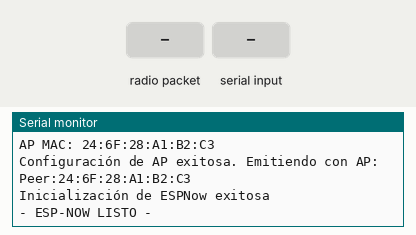
Recording of a sketch running on a simulated ESP32. On the bench: the last lines printed to the serial monitor. The inputs (shaded band) are chosen by the test bench.

Above: at 1.2 s.
1.3 s: radio packet "Peer" arrives
At 2.5 s:
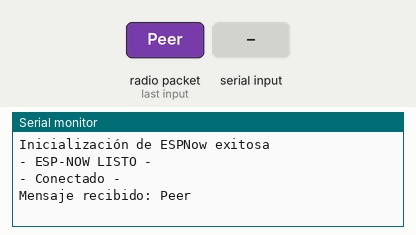
2.8 s: "Peer\n" received over Serial
At 3.3 s:
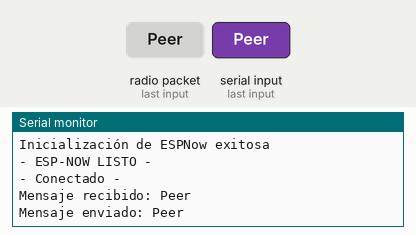
5.8 s: radio packet "0" arrives
At 7.0 s:
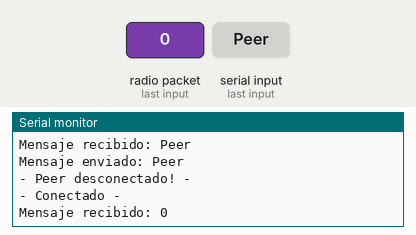
7.3 s: "90,45\n" received over Serial
At 7.9 s:
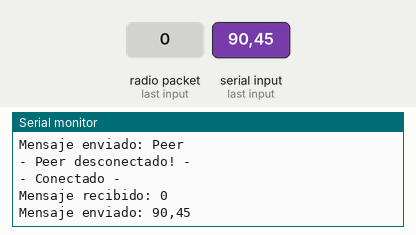
8.8 s: "0\n" received over Serial
10.3 s: "30,150\n" received over Serial
At 11.4 s:
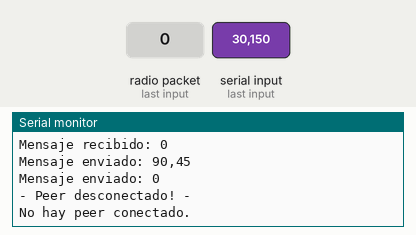

The sketch:

espHost.ino
```cpp
#include "WiFi.h"
#include <esp_now.h>

int itemIdx;

#define CHANNEL 1
enum Role { Primary, Secondary };
Role role = Secondary; // Selecciona el rol de este dispositivo
esp_now_peer_info_t peer;

unsigned long peer_ping_interval = 1 * 1000; // 1 segundo
unsigned long peer_ping_lasttime = 0;
unsigned long peer_check_interval = 3 * 1000; // 3 segundos
unsigned long peer_last_packet_time = 0;

void setup() {
  Serial.begin(115200); // Inicializa el puerto serie

  // Crea una tarea para manejar ESP-NOW
  xTaskCreate(espnowTask,
              "espnowTask",
              4096,
              NULL,
              1,
              NULL);

  Serial.println("Configuración completa. Escribe un mensaje para enviar:");
}

void loop() {
  // Revisa si hay datos disponibles en el puerto serie
  if (Serial.available()) {
    String message = Serial.readStringUntil('\n'); // Lee el mensaje hasta el salto de línea
    message.trim(); // Elimina espacios en blanco
    if (message.length() > 0) {
      sendSerialMessage(message); // Envía el mensaje si no está vacío
    }
  }
}

// Función para enviar un mensaje desde el puerto serie al peer
void sendSerialMessage(String message) {
  if (*peer.peer_addr != NULL) { // Verifica si hay un peer conectado
    if (sendMsgToPeer(peer.peer_addr, message)) {
      Serial.println("Mensaje enviado: " + message);
    } else {
      Serial.println("Error al enviar el mensaje.");
    }
  } else {
    Serial.println("No hay peer conectado.");
  }
}

// Tarea de ESP-NOW
void espnowTask(void *pvParameters) {
  vTaskDelay(1000); // Espera 1 segundo

  if (role == Primary) {
    Serial.println("[Modo Primario]");
    WiFi.mode(WIFI_STA); // Configura el modo WiFi como STA
  } else {
    Serial.println("[Modo Secundario]");
    WiFi.mode(WIFI_AP_STA); // Configura el modo WiFi como AP+STA
    configDeviceAP(); // Configura el AP
  }

  InitESPNow(); // Inicializa ESP-NOW
  esp_now_register_recv_cb(OnDataRecv); // Registra la función de callback para recibir datos

  while (1) {
    if (role == Primary) {
      ScanForPeer(); // Escanea para encontrar peers si el rol es Primario
    }
    sendPing(); // Envía un ping al peer
    checkLastPacket(); // Verifica el tiempo desde el último paquete recibido
    vTaskDelay(50); // Espera 50ms antes de repetir el bucle
  }
}

// Configura el dispositivo como AP
void configDeviceAP() {
  String Prefix = "Peer:";
  String Mac = WiFi.macAddress();
  Serial.print("AP MAC: ");
  Serial.println(Mac);

  String SSID = Prefix + Mac;
  String Password = "123456789";
  bool result = WiFi.softAP(SSID.c_str(), Password.c_str(), CHANNEL, 0);
  if (!result) {
    Serial.println("Error al configurar el AP.");
    ESP.restart();
  } else {
    Serial.println("Configuración de AP exitosa. Emitiendo con AP: " + String(SSID));
  }
}

// Inicializa ESP-NOW
void InitESPNow() {
  WiFi.disconnect();
  if (esp_now_init() == 0) {
    Serial.println("Inicialización de ESPNow exitosa");
    Serial.println("- ESP-NOW LISTO -");
  } else {
    Serial.println("Error en la inicialización de ESPNow");
    ESP.restart();
  }
}

// Función de callback cuando se reciben datos
void OnDataRecv(const uint8_t *mac_addr, const uint8_t *data, int data_len) {
  if (role == Secondary && *peer.peer_addr == NULL) {
    char macAddr[6];
    sprintf(macAddr, "%02X:%02X:%02X:%02X:%02X:%02X", mac_addr[0], mac_addr[1], mac_addr[2], mac_addr[3], mac_addr[4], mac_addr[5]);
    memcpy(&peer.peer_addr, macAddr, 6);
    peer.channel = CHANNEL;
    peer.encrypt = 0;

    const esp_now_peer_info_t *peerNode = &peer;
    esp_err_t addStatus = esp_now_add_peer(peerNode);
    if (addStatus == 0) {
      Serial.println("- Conectado -");
      sendMsgToPeer(peer.peer_addr, "¡Hola Peer Primario!");
    }
  }

  String receivedString = (char*)data;
  receivedString.trim();
  if (receivedString.length() > 0) {
    Serial.println("Mensaje recibido: " + receivedString);
  }

  peer_last_packet_time = millis(); // Actualiza el tiempo del último paquete recibido
}

// Verifica si el peer está conectado y envía un mensaje
void checkPeerToSendMsg(String msg) {
  msg.trim();
  if (msg.length() == 0) {
    return;
  }

  if (*peer.peer_addr == NULL) {
    Serial.println("peer.peer_addr == NULL");
    return;
  }

  bool sentResult = sendMsgToPeer(peer.peer_addr, msg);

  if (sentResult) {
    Serial.println("Mensaje enviado: " + msg);
  }
}

// Envía un mensaje al peer
bool sendMsgToPeer(uint8_t *peer_addr, String msg) {
  byte byteMsg[msg.length() + 1];
  msg.getBytes(byteMsg, msg.length() + 1);

  esp_err_t result = esp_now_send(peer_addr, (uint8_t *)byteMsg, sizeof(byteMsg));
  return !result;
}

// Escanea para encontrar peers
void ScanForPeer() {
  if (*peer.peer_addr != NULL) {
    return;
  }

  int8_t scanResults = WiFi.scanNetworks();
  if (scanResults > 0) {
    for (int i = 0; i < scanResults; ++i) {
      String SSID = WiFi.SSID(i);
      String BSSIDstr = WiFi.BSSIDstr(i);
      vTaskDelay(10);

      if (SSID.indexOf("Peer") == 0) {
        int mac[6];
        if (6 == sscanf(BSSIDstr.c_str(), "%x:%x:%x:%x:%x:%x", &mac[0], &mac[1], &mac[2], &mac[3], &mac[4], &mac[5])) {
          char macAddr[6];
          sprintf(macAddr, "%02X:%02X:%02X:%02X:%02X:%02X", mac[0], mac[1], mac[2], mac[3], mac[4], mac[5]);

          esp_now_peer_info_t temp;
          memcpy(&temp.peer_addr, macAddr, 6);

          if (esp_now_is_peer_exist(temp.peer_addr)) {
            Serial.println("¡Peer ya existe!");
            continue;
          }

          memcpy(&peer.peer_addr, macAddr, 6);
          peer.channel = CHANNEL;
          peer.encrypt = 0;

          const esp_now_peer_info_t *peerNode = &peer;
          if (esp_now_add_peer(peerNode) != ESP_OK) {
            Serial.println("Error al agregar el peer");
            continue;
          }

          Serial.println("- Conectado -");
          checkPeerToSendMsg("¡Hola!");
        }
      }
    }
  }

  WiFi.scanDelete();
  vTaskDelay(1000);
}

// Envía un ping al peer
void sendPing() {
  if (millis() > peer_ping_lasttime + peer_ping_interval) {
    if (*peer.peer_addr != NULL) {
      byte pingByteMsg[1];
      String pingMsg = " ";
      pingMsg.getBytes(pingByteMsg, pingMsg.length());
      esp_now_send(peer.peer_addr, (uint8_t *)pingByteMsg, sizeof(pingByteMsg));
    }
    peer_ping_lasttime = millis();
  }
}

// Verifica el tiempo desde el último paquete recibido
void checkLastPacket() {
  if (*peer.peer_addr != NULL) {
    unsigned long sinceLastPacket = millis() - peer_last_packet_time;
    if (sinceLastPacket > peer_check_interval) {
      delPeer();
      *peer.peer_addr = NULL;
      Serial.println("- Peer desconectado! -");
    }
  }
}

// Elimina el peer
void delPeer() {
  esp_now_del_peer(peer.peer_addr);
}
```

Measured:
- after the input at 1.3 s, the serial monitor: prints a new line at once (image 1)
- after the input at 2.8 s, the serial monitor: prints a new line at once (image 2)
- after the input at 5.8 s, the serial monitor: prints a new line at once (image 3)
- after the input at 7.3 s, the serial monitor: prints a new line at once (image 4)
- after the input at 10.3 s, the serial monitor: prints a new line at once (image 5)
